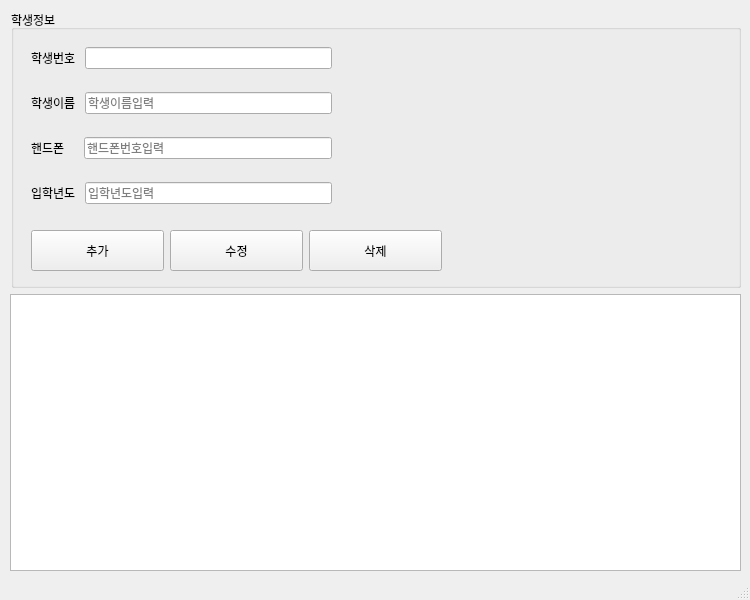
<?xml version="1.0" encoding="UTF-8"?>
<ui version="4.0">
 <class>MainWindow</class>
 <widget class="QMainWindow" name="MainWindow">
  <property name="geometry">
   <rect>
    <x>0</x>
    <y>0</y>
    <width>750</width>
    <height>600</height>
   </rect>
  </property>
  <property name="maximumSize">
   <size>
    <width>750</width>
    <height>600</height>
   </size>
  </property>
  <property name="windowTitle">
   <string>MainWindow</string>
  </property>
  <widget class="QWidget" name="centralwidget">
   <widget class="QWidget" name="verticalLayoutWidget">
    <property name="geometry">
     <rect>
      <x>10</x>
      <y>10</y>
      <width>731</width>
      <height>561</height>
     </rect>
    </property>
    <layout class="QVBoxLayout" name="verticalLayout">
     <item>
      <layout class="QHBoxLayout" name="horizontalLayout_5">
       <property name="sizeConstraint">
        <enum>QLayout::SetFixedSize</enum>
       </property>
       <item>
        <spacer name="verticalSpacer">
         <property name="orientation">
          <enum>Qt::Vertical</enum>
         </property>
         <property name="sizeHint" stdset="0">
          <size>
           <width>1</width>
           <height>40</height>
          </size>
         </property>
        </spacer>
       </item>
       <item>
        <widget class="QGroupBox" name="groupBox">
         <property name="sizePolicy">
          <sizepolicy hsizetype="MinimumExpanding" vsizetype="Preferred">
           <horstretch>0</horstretch>
           <verstretch>0</verstretch>
          </sizepolicy>
         </property>
         <property name="title">
          <string>학생정보</string>
         </property>
         <widget class="QWidget" name="verticalLayoutWidget_2">
          <property name="geometry">
           <rect>
            <x>20</x>
            <y>20</y>
            <width>301</width>
            <height>191</height>
           </rect>
          </property>
          <layout class="QVBoxLayout" name="verticalLayout_2">
           <item>
            <layout class="QHBoxLayout" name="horizontalLayout_6">
             <item>
              <widget class="QLabel" name="label">
               <property name="text">
                <string>학생번호 </string>
               </property>
              </widget>
             </item>
             <item>
              <widget class="QLineEdit" name="input_std_id">
               <property name="inputMask">
                <string/>
               </property>
               <property name="readOnly">
                <bool>true</bool>
               </property>
              </widget>
             </item>
            </layout>
           </item>
           <item>
            <layout class="QHBoxLayout" name="horizontalLayout_7">
             <item>
              <widget class="QLabel" name="label_2">
               <property name="text">
                <string>학생이름 </string>
               </property>
              </widget>
             </item>
             <item>
              <widget class="QLineEdit" name="input_std_name">
               <property name="inputMask">
                <string/>
               </property>
               <property name="text">
                <string/>
               </property>
               <property name="placeholderText">
                <string>학생이름입력</string>
               </property>
              </widget>
             </item>
            </layout>
           </item>
           <item>
            <layout class="QHBoxLayout" name="horizontalLayout_8">
             <item>
              <widget class="QLabel" name="label_3">
               <property name="frameShape">
                <enum>QFrame::NoFrame</enum>
               </property>
               <property name="text">
                <string>핸드폰    </string>
               </property>
              </widget>
             </item>
             <item>
              <widget class="QLineEdit" name="input_std_mobile">
               <property name="inputMask">
                <string/>
               </property>
               <property name="placeholderText">
                <string>핸드폰번호입력</string>
               </property>
              </widget>
             </item>
            </layout>
           </item>
           <item>
            <layout class="QHBoxLayout" name="horizontalLayout_9">
             <item>
              <widget class="QLabel" name="label_4">
               <property name="text">
                <string>입학년도 </string>
               </property>
              </widget>
             </item>
             <item>
              <widget class="QLineEdit" name="input_std_regyear">
               <property name="inputMask">
                <string/>
               </property>
               <property name="placeholderText">
                <string>입학년도입력</string>
               </property>
              </widget>
             </item>
            </layout>
           </item>
          </layout>
         </widget>
         <widget class="QWidget" name="horizontalLayoutWidget_7">
          <property name="geometry">
           <rect>
            <x>20</x>
            <y>220</y>
            <width>411</width>
            <height>41</height>
           </rect>
          </property>
          <layout class="QHBoxLayout" name="buttonArea">
           <item>
            <widget class="QPushButton" name="btn_insert">
             <property name="sizePolicy">
              <sizepolicy hsizetype="Minimum" vsizetype="MinimumExpanding">
               <horstretch>0</horstretch>
               <verstretch>0</verstretch>
              </sizepolicy>
             </property>
             <property name="text">
              <string>추가</string>
             </property>
            </widget>
           </item>
           <item>
            <widget class="QPushButton" name="btn_modify">
             <property name="sizePolicy">
              <sizepolicy hsizetype="Minimum" vsizetype="MinimumExpanding">
               <horstretch>0</horstretch>
               <verstretch>0</verstretch>
              </sizepolicy>
             </property>
             <property name="text">
              <string>수정</string>
             </property>
            </widget>
           </item>
           <item>
            <widget class="QPushButton" name="btn_delete">
             <property name="sizePolicy">
              <sizepolicy hsizetype="Minimum" vsizetype="MinimumExpanding">
               <horstretch>0</horstretch>
               <verstretch>0</verstretch>
              </sizepolicy>
             </property>
             <property name="text">
              <string>삭제</string>
             </property>
            </widget>
           </item>
          </layout>
         </widget>
        </widget>
       </item>
      </layout>
     </item>
     <item>
      <layout class="QHBoxLayout" name="horizontalLayout">
       <item>
        <widget class="QTableWidget" name="tableWidget">
         <property name="maximumSize">
          <size>
           <width>16777215</width>
           <height>320</height>
          </size>
         </property>
        </widget>
       </item>
      </layout>
     </item>
    </layout>
   </widget>
  </widget>
  <widget class="QStatusBar" name="statusbar"/>
 </widget>
 <resources/>
 <connections/>
</ui>
